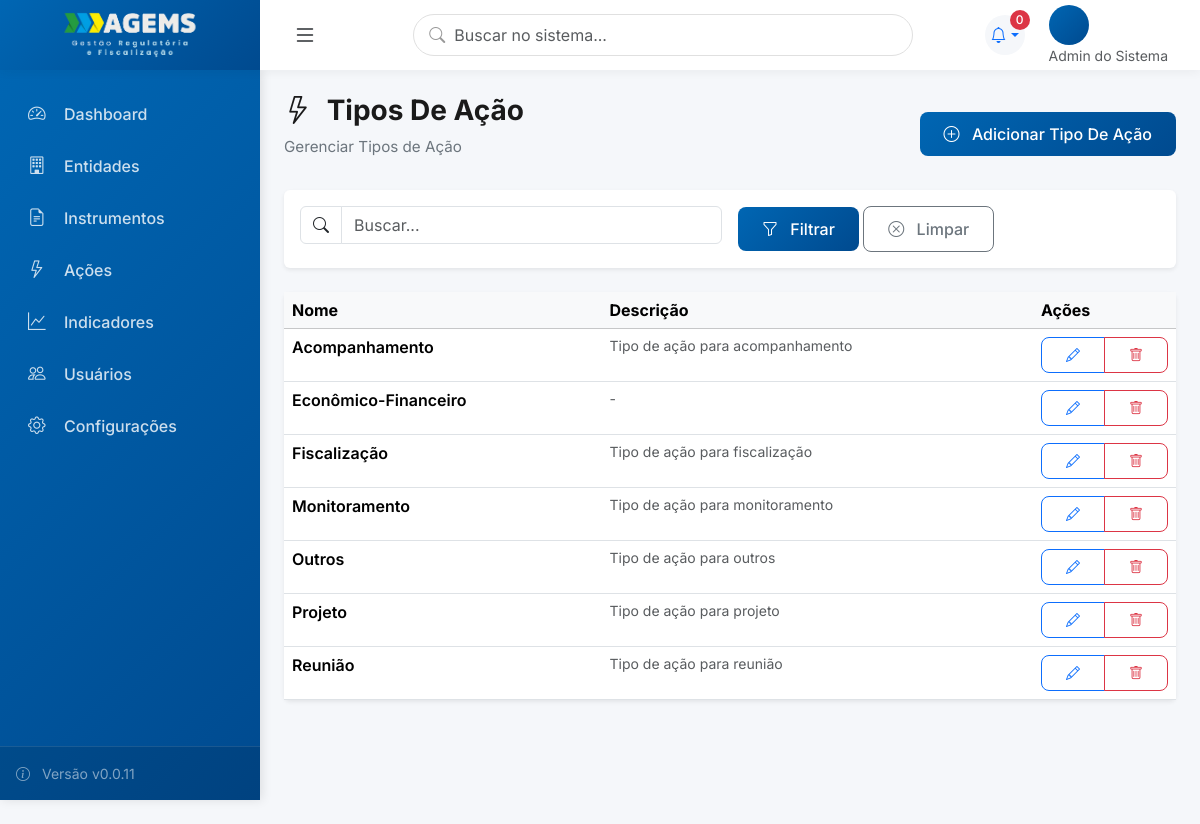
The page /tipos-acao/ (signed in) on the database as committed earlier.
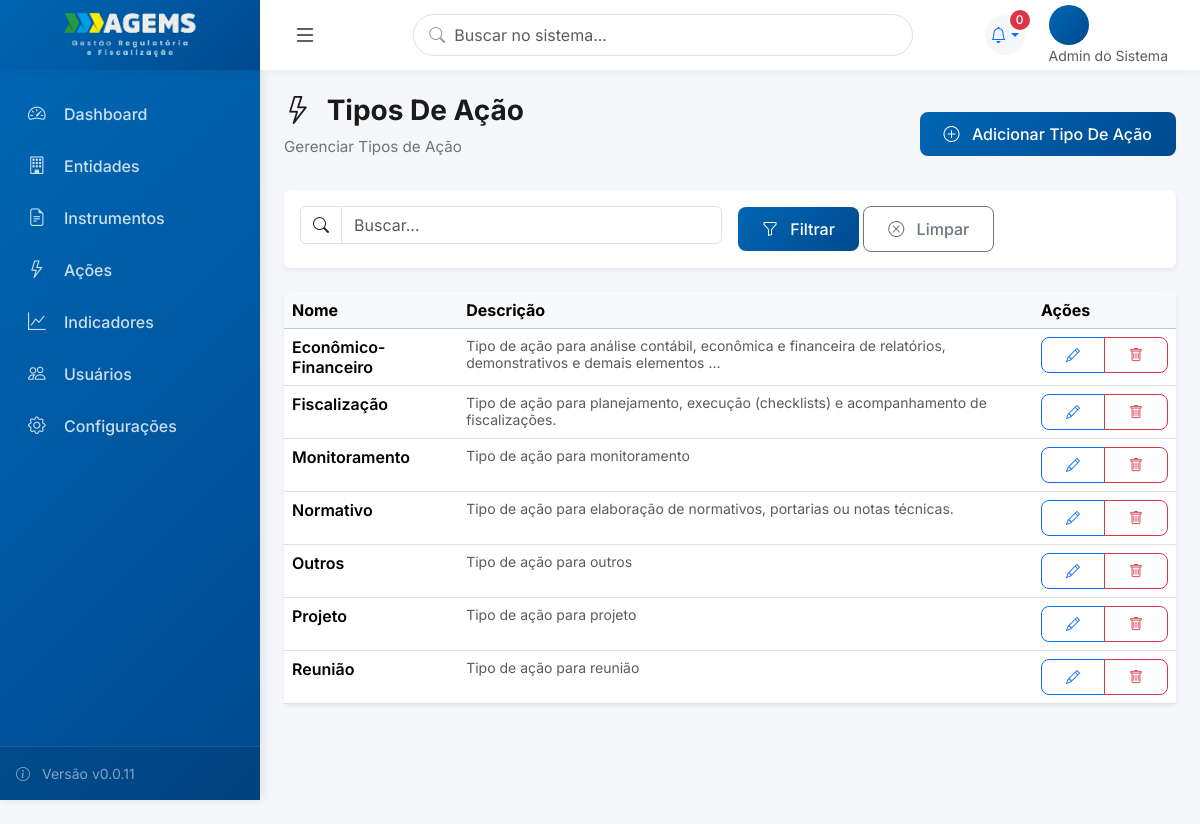
The same page on the database as committed later.
### usuarios/models.py (models this page shows, shortened)
class Usuario(AbstractUser):
    PERFIL_CHOICES = [
        (0, 'Admin do Sistema'),
        (1, 'Gestor (Diretor)'),
        (2, 'Gestor (Assessor)'),
        (3, 'Técnico (Coordenador)'),
        (4, 'Técnico (Executor)'),
        (5, 'Visualizador (Auditor)'),
    ]
    perfil = models.IntegerField(
        choices=PERFIL_CHOICES,
        default=4,
        verbose_name='Perfil de Acesso',
        help_text='Define o nível de acesso e permissões do usuário'
    )
    diretoria = models.ForeignKey(
        'core.Diretoria',
        on_delete=models.SET_NULL,
        null=True,
        blank=True,
        related_name='usuarios_diretoria',
        verbose_name='Diretoria',
        help_text='Diretoria principal do usuário (obrigatório para perfis 1-5)'
    )
    subunidade = models.ForeignKey(
        'core.Subunidade',
        on_delete=models.SET_NULL,
        null=True,
        blank=True,
        related_name='usuarios',
        verbose_name='Subunidade',
        help_text='Subunidade específica (obrigatório para perfis 2, 3, 4)'
    )
    diretorias_visualizacao = models.ManyToManyField(
        'core.Diretoria',
        blank=True,
        related_name='visualizadores',
        verbose_name='Diretorias para Visualização',
        help_text='Diretorias que o visualizador pode acessar (apenas para perfil 5)'
    )
    cargo = models.CharField(max_length=100, blank=True, verbose_name='Cargo')
    setor = models.CharField(max_length=100, blank=True, verbose_name='Setor/Departamento')
    telefone = models.CharField(max_length=20, blank=True, verbose_name='Telefone')
    entidade = models.ForeignKey(
        'entidades.Entidade',
        on_delete=models.SET_NULL,
        null=True,
        blank=True,
        related_name='usuarios',
        verbose_name='Entidade'
    )
    senha_temporaria = models.BooleanField(
        default=False,
        verbose_name='Senha Temporária',
        help_text='Se True, usuário será forçado a trocar senha no próximo login'
    )
    ativo = models.BooleanField(default=True, verbose_name='Usuário Ativo')
    data_criacao = models.DateTimeField(auto_now_add=True, verbose_name='Data de Criação')
    data_atualizacao = models.DateTimeField(auto_now=True, verbose_name='Última Atualização')
    class Meta:
        verbose_name = 'Usuário'
        verbose_name_plural = 'Usuários'
        ordering = ['first_name', 'last_name']
        indexes = [
            models.Index(fields=['perfil']),
            models.Index(fields=['diretoria']),
            models.Index(fields=['subunidade']),
        ]

### core/models.py (models this page shows, shortened)
class TipoAcao(models.Model):
    nome = models.CharField('Nome do Tipo', max_length=100, unique=True)
    descricao = models.TextField('Descrição', blank=True)
    ativo = models.BooleanField('Ativo', default=True)
    class Meta:
        verbose_name = 'Tipo de Ação'
        verbose_name_plural = 'Tipos de Ação'
        ordering = ['nome']

### core/core_views.py (the view)
# urls.py: path('tipos-acao/', TipoAcaoListView.as_view(), name='tipoacao_list'),
class TipoAcaoListView(ModernListView):
    model = TipoAcao
    template_name = 'core/tipoacao_list.html'
    icon = "bi bi-lightning"
    create_url = 'tipoacao_create'

### core/views.py (called while the page is built)
    def get_context_data(self, **kwargs):
        context = super().get_context_data(**kwargs)
        context['title'] = getattr(self, 'title', self.model._meta.verbose_name_plural.title())
        context['subtitle'] = getattr(self, 'subtitle', f'Gerenciar {self.model._meta.verbose_name_plural}')
        context['icon'] = getattr(self, 'icon', 'bi bi-list')
        context['singular_name'] = self.model._meta.verbose_name.title()
        context['create_url'] = getattr(self, 'create_url', f'{self.model._meta.model_name}_create')
        return context

    def get_queryset(self):
        queryset = self.model.objects.all()
        search = self.request.GET.get('q')
        if search and hasattr(self, 'search_fields'):
            from django.db.models import Q
            query = Q()
            for field in self.search_fields:
                query |= Q(**{f'{field}__icontains': search})
            queryset = queryset.filter(query)
        return queryset

### templates/core/tipoacao_list.html
﻿{% extends 'components/list_view.html' %}
{% block table_headers %}
<th>Nome</th>
<th>Descrição</th>
{% endblock %}
{% block table_rows %}
{% for item in object_list %}
<tr>
    <td>
        <div class="fw-semibold">{{item.nome}}</div>
    </td>
    <td>
        {% if item.descricao %}
        <small class="text-muted">{{item.descricao|truncatewords:15}}</small>
        {% else %}
        <small class="text-muted">-</small>
        {% endif %}
    </td>
    <td>
        <div class="btn-group btn-group-sm">
            <a href="{% url 'tipoacao_edit' item.pk %}" class="btn btn-outline-primary" title="Editar">
                <i class="bi bi-pencil"></i>
            </a>
            <a href="{% url 'tipoacao_delete' item.pk %}" class="btn btn-outline-danger" title="Excluir">
                <i class="bi bi-trash"></i>
            </a>
        </div>
    </td>
</tr>
{% endfor %}
{% endblock %}

### templates/components/list_view.html (shortened to what this page needs)
﻿{% extends 'base_modern.html' %}
{% block content %}
<div class="page-header d-flex justify-content-between align-items-center">
    <div>
        <h1 class="page-title">
            <i class="{{icon}} me-2"></i>
            {{title}}
        </h1>
        <p class="page-subtitle">{{subtitle}}</p>
    </div>
    <div class="d-flex gap-2">
        <a href="{% url create_url %}" class="btn btn-primary">
            <i class="bi bi-plus-circle me-2"></i>
            Adicionar {{singular_name}}
        </a>
    </div>
</div>
<div class="card border-0 shadow-sm mb-4">
    <div class="card-body">
        <form method="get" class="row g-3">
            <div class="col-md-6">
                <div class="input-group">
                    <span class="input-group-text bg-white">
                        <i class="bi bi-search"></i>
                    </span>
                    <input type="text" name="q" class="form-control" placeholder="Buscar..."
                        value="{{request.GET.q}}">
                </div>
            </div>
            <div class="col-md-auto align-self-end">
                <button type="submit" class="btn btn-primary">
                    <i class="bi bi-funnel me-2"></i>
                    Filtrar
                </button>
                <a href="{{request.path}}" class="btn btn-outline-secondary">
                    <i class="bi bi-x-circle me-2"></i>
                    Limpar
                </a>
            </div>
        </form>
    </div>
</div>
<div class="card border-0 shadow-sm">
    <div class="card-body p-0">
        <div class="table-responsive">
            <table class="table table-hover mb-0">
                <thead class="table-light">
                    <tr>
                        {% block table_headers %}{% endblock %}
                        <th width="120">Ações</th>
                    </tr>
                </thead>
                <tbody>
                    {% block table_rows %}{% endblock %}
                </tbody>
            </table>
        </div>
    </div>
</div>
{% endblock %}

### templates/base_modern.html (shortened to what this page needs)
﻿{% load static %}
<!DOCTYPE html>
<html lang="pt-BR">
<head>
    <link href="https://cdn.jsdelivr.net/npm/bootstrap@5.3.2/dist/css/bootstrap.min.css" rel="stylesheet">
    <link rel="stylesheet" href="https://cdn.jsdelivr.net/npm/bootstrap-icons@1.11.1/font/bootstrap-icons.css">
    <link rel="stylesheet" href="https://cdnjs.cloudflare.com/ajax/libs/font-awesome/6.4.2/css/all.min.css">
</head>
<body>
    <aside class="sidebar" id="sidebar">
        <ul class="sidebar-nav">
            <li class="sidebar-nav-item">
                <a href="/" class="sidebar-nav-link {% if request.path == '/' %}active{% endif %}">
                    <i class="bi bi-speedometer2"></i>
                    <span>Dashboard</span>
                </a>
            </li>
            {% if perms.entidades.view_entidade %}
            <li class="sidebar-nav-item">
                <a href="{% url 'entidade_list' %}" class="sidebar-nav-link">
                    <i class="bi bi-building"></i>
                    <span>Entidades</span>
                </a>
            </li>
            {% endif %}
            {% if perms.instrumentos.view_instrumento %}
            <li class="sidebar-nav-item">
                <a href="{% url 'instrumento_list' %}" class="sidebar-nav-link">
                    <i class="bi bi-file-earmark-text"></i>
                    <span>Instrumentos</span>
                </a>
            </li>
            {% endif %}
            {% if perms.acoes.view_acao %}
            <li class="sidebar-nav-item">
                <a href="{% url 'acao_list' %}" class="sidebar-nav-link">
                    <i class="bi bi-lightning"></i>
                    <span>Ações</span>
                </a>
            </li>
            {% endif %}
            {% if perms.indicadores.view_indicador %}
            <li class="sidebar-nav-item">
                <a href="{% url 'indicador_list' %}" class="sidebar-nav-link">
                    <i class="bi bi-graph-up"></i>
                    <span>Indicadores</span>
                </a>
            </li>
            {% endif %}
            {% if user.is_authenticated and user.perfil <= 3 %}
                <li class="sidebar-nav-item">
                    <a href="{% url 'usuario_list' %}" class="sidebar-nav-link">
                        <i class="bi bi-people"></i>
                        <span>Usuários</span>
                    </a>
                </li>
                <li class="sidebar-nav-item">
                    <a href="{% url 'configuracoes' %}" class="sidebar-nav-link">
                        <i class="bi bi-gear"></i>
                        <span>Configurações</span>
                    </a>
                </li>
                {% endif %}
        </ul>
        <div class="sidebar-footer">
            <div class="text-white-50 small">
                <i class="bi bi-info-circle me-2"></i>
                Versão v0.0.11
            </div>
        </div>
    </aside>
    <main class="main-content">
        <header class="top-header">
            <div class="d-flex align-items-center h-100">
                <div class="header-brand-box">
                    <a href="/" class="sidebar-brand">
                        <img src="{% static 'img/logo.png' %}" alt="AGEMS" style="max-width: 140px; height: auto;">
                    </a>
                </div>
                <button class="btn btn-link text-dark ms-2" id="sidebarToggle">
                    <i class="bi bi-list fs-4"></i>
                </button>
            </div>
            <div class="header-search position-relative d-none d-lg-block">
                <i class="bi bi-search"></i>
                <input type="search" class="form-control" placeholder="Buscar no sistema...">
            </div>
            <div class="header-actions">
                <div class="dropdown">
                    <a class="header-icon dropdown-toggle text-decoration-none" href="#" id="alertsDropdown"
                        data-bs-toggle="dropdown" aria-expanded="false">
                        <i class="bi bi-bell"></i>
                        <span id="alertCount" class="badge bg-danger rounded-pill">0</span>
                    </a>
                </div>
                <div class="user-profile dropdown">
                    <div data-bs-toggle="dropdown">
                        <div class="user-avatar">
                        </div>
                        <div class="d-none d-md-block">
                            <div class="small text-muted">{{user.get_perfil_display}}</div>
                        </div>
                    </div>
                </div>
            </div>
        </header>
        <div class="content-area">
            {% block content %}{% endblock %}
        </div>
    </main>
</body>
</html>

### templates/base_modern.html (style rules this page uses)
:root { --primary-color: #0066B3; --secondary-color: #6c757d; --success-color: #198754; --danger-color: #dc3545; --warning-color: #ffc107; --info-color: #0dcaf0; --gold-color: #FFC300; --dark-color: #212529; --light-color: #f8f9fa; --sidebar-width: 260px; --header-height: 70px; --transition-speed: 0.3s; }
* { margin: 0; padding: 0; box-sizing: border-box; }
body { font-family: 'Inter', sans-serif; background-color: #f5f7fa; color: #333; overflow-x: hidden; transition: padding-left var(--transition-speed) ease; }
.sidebar { position: fixed; top: var(--header-height); left: 0; height: calc(100vh - var(--header-height)); width: var(--sidebar-width); background: linear-gradient(135deg, #0066B3 0%, #004A8F 100%); padding: 0; z-index: 1000; transition: all var(--transition-speed) ease; box-shadow: 2px 0 10px rgba(0, 0, 0, 0.1); overflow-y: auto; }
.sidebar-brand { color: white; font-size: 1.5rem; font-weight: 700; text-decoration: none; display: flex; align-items: center; gap: 0.75rem; }
.sidebar-nav { padding: 1rem 0; list-style: none; }
.sidebar-nav-item { margin: 0.25rem 0.75rem; }
.sidebar-nav-link { display: flex; align-items: center; padding: 0.75rem 1rem; color: rgba(255, 255, 255, 0.8); text-decoration: none; border-radius: 0.5rem; transition: all 0.3s ease; font-weight: 500; }
.sidebar-nav-link i { width: 24px; margin-right: 0.75rem; font-size: 1.1rem; }
.sidebar-footer { position: absolute; bottom: 0; width: 100%; padding: 1rem; background: rgba(0, 0, 0, 0.1); border-top: 1px solid rgba(255, 255, 255, 0.1); }
.main-content { margin-left: var(--sidebar-width); min-height: 100vh; transition: all var(--transition-speed) ease; padding-top: var(--header-height); }
.top-header { background: white; height: var(--header-height); padding: 0 1.5rem 0 0; box-shadow: 0 2px 10px rgba(0, 0, 0, 0.05); display: flex; align-items: center; justify-content: space-between; position: fixed; top: 0; left: 0; right: 0; width: 100%; z-index: 1010; }
.header-brand-box { width: var(--sidebar-width); height: 100%; background: linear-gradient(135deg, #0066B3 0%, #004A8F 100%); display: flex; align-items: center; justify-content: center; padding: 0 1rem; transition: all var(--transition-speed) ease; }
.header-search { flex: 1; max-width: 500px; }
.header-search input { border-radius: 50px; border: 1px solid #e0e0e0; padding: 0.5rem 1.5rem; padding-left: 2.5rem; }
.header-search i { position: absolute; left: 1rem; top: 50%; transform: translateY(-50%); color: #999; }
.header-actions { display: flex; align-items: center; gap: 1rem; }
.header-icon { position: relative; width: 40px; height: 40px; border-radius: 50%; background: #f5f7fa; display: flex; align-items: center; justify-content: center; cursor: pointer; transition: all 0.3s ease; }
.header-icon .badge { position: absolute; top: -5px; right: -5px; font-size: 0.7rem; }
.user-profile { display: flex; align-items: center; gap: 0.75rem; cursor: pointer; padding: 0.5rem; border-radius: 50px; transition: all 0.3s ease; }
.user-avatar { width: 40px; height: 40px; border-radius: 50%; background: linear-gradient(135deg, #0066B3 0%, #004A8F 100%); display: flex; align-items: center; justify-content: center; color: white; font-weight: 600; }
.content-area { padding: 0 1.5rem; }
.page-header { margin-bottom: 1rem; }
.page-title { font-size: 1.75rem; font-weight: 700; color: #1a1a1a; margin-bottom: 0.5rem; }
.page-subtitle { color: #6c757d; font-size: 0.95rem; }
.badge { padding: 0.5rem 1rem; border-radius: 50px; font-weight: 500; font-size: 0.85rem; }
.btn { padding: 0.625rem 1.5rem; border-radius: 0.5rem; font-weight: 500; transition: all 0.3s ease; }
.btn-primary { background: linear-gradient(135deg, #0066B3 0%, #004A8F 100%); border: none; }

### templates/alertas_script_v2.html (style rules this page uses)
#alertCount { min-width: 20px; height: 20px; font-size: 0.75rem; line-height: 20px; padding: 0 6px; }

Rows that differ between the two databases and show on the page:
removed TipoAcao: nome "Acompanhamento", descricao "Tipo de ação para acompanhamento"
changed TipoAcao "Econômico-Financeiro": descricao (not shown) → "Tipo de ação para análise contábil, econômica e financeira de relatórios, demonstrativos e demais elementos …"; no longer shows "-"
changed TipoAcao "Fiscalização": descricao "Tipo de ação para fiscalização" → "Tipo de ação para planejamento, execução (checklists) e acompanhamento de fiscalizações."
added TipoAcao: nome "Normativo", descricao "Tipo de ação para elaboração de normativos, portarias ou notas técnicas."
